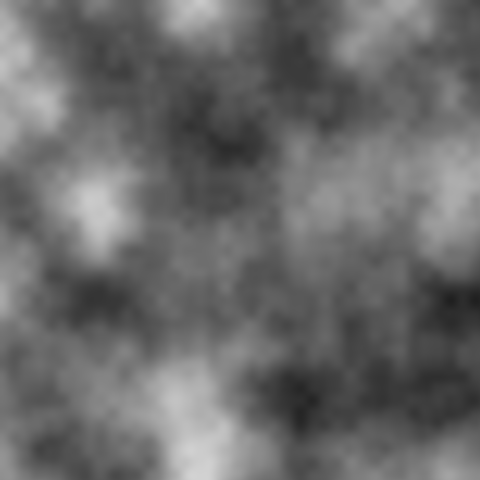
Frame 1 (no input)
Frame 2 (the mouse pressed at the canvas centre, redrawn once): identical to frame 1, image omitted

The Processing sketch that drew this single still picture (run headless with seeded random() and noise(); the mouse was pressed at the canvas centre and the sketch redrawn once):

// Processing sketch: TwoDimensionalNoise
// ── TwoDimensionalNoise.pde
void setup() {
  size(480, 480);
}

float xoff;
float yoff;

void draw() {
  loadPixels();
  
  xoff = 0.0;
  for (int x = 0; x < width; x++) {
    
    //
    // Since we are going from top to bottom (for every x change every y),
    // we reset the y offset for each x location
    yoff = 0.0;
    
    for (int y = 0; y < height; y++) {
      pixels[x + y * width] = color(map(noise(xoff, yoff), 0, 1, 0, 255));
      yoff += 0.01;
    }
    
    xoff += 0.01;
  }
  
  updatePixels();
  noLoop();
}
